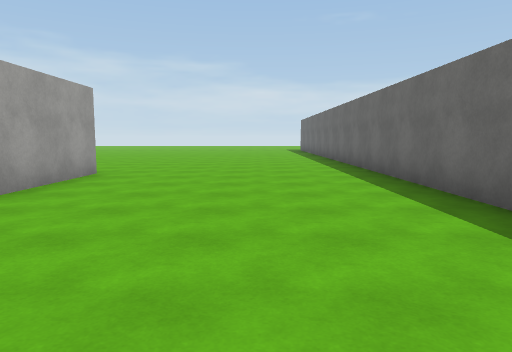
[1] (above)

24 first-person views from a walk through a 3-D level made in the Unity game engine. The camera is 1.4 m above the floor, tilts 6° down and sees 70° across. The floor is counted in squares, 2 m on a side. Each view is taken from the middle of a square. On the plan, view 1 faces up. The plan holds only what a view shows up to about 11 squares ahead; the rest is blank. The place goes on beyond the plan. Some animated figures are not drawn. Surface patterns are stand-ins for the level's own textures.

[2]
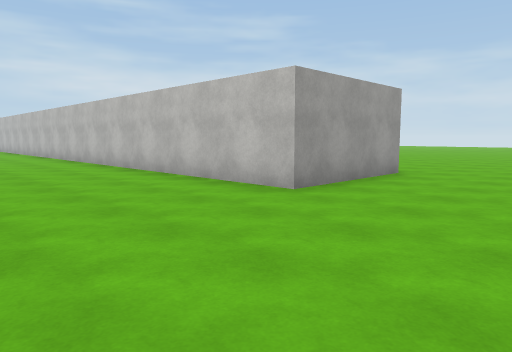

[3]
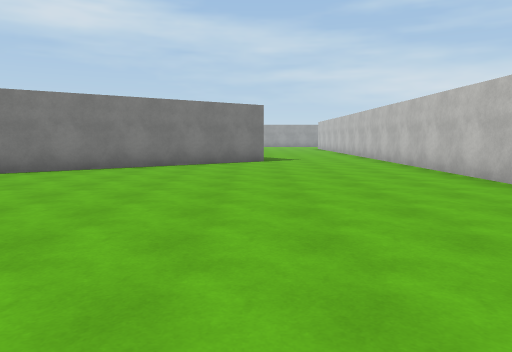

[4]
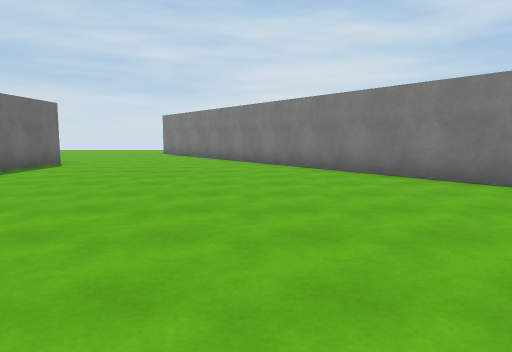

[5]
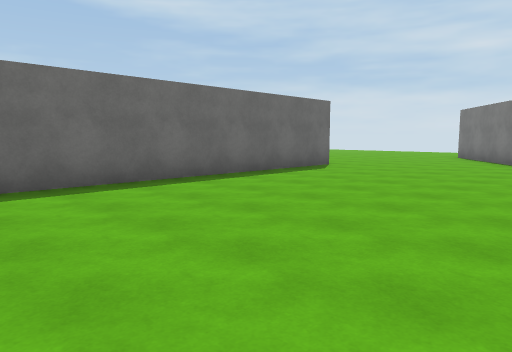

[6]
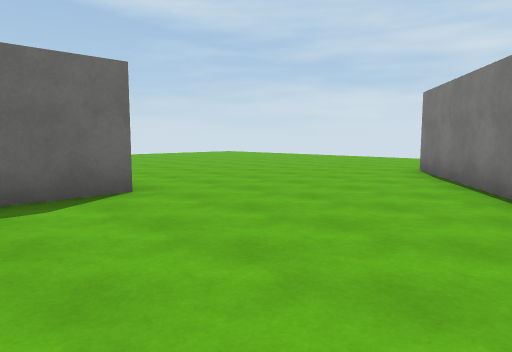

[7]
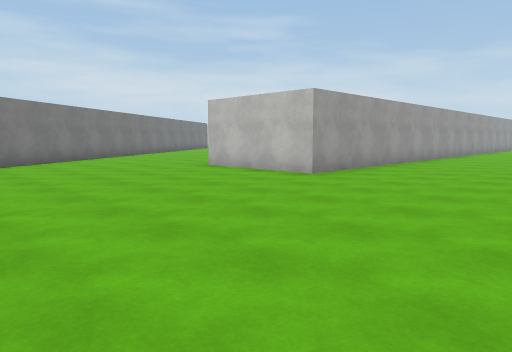

[8]
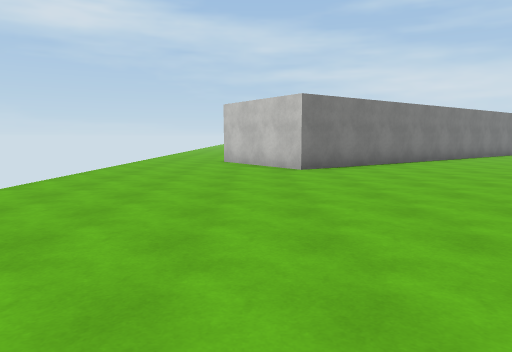

[9]
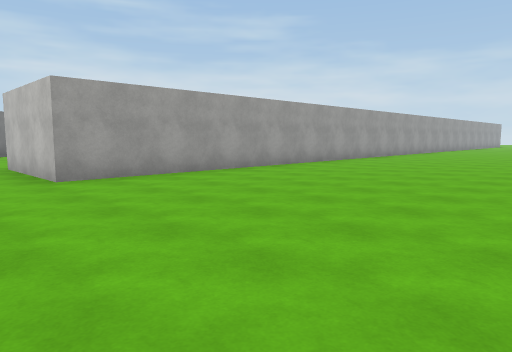

[10]
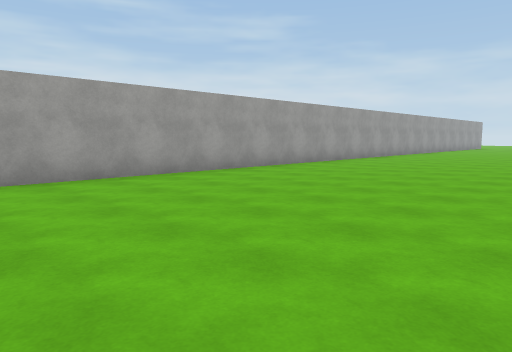

[11]
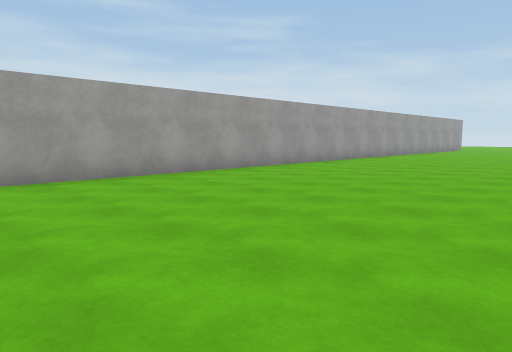

[12]
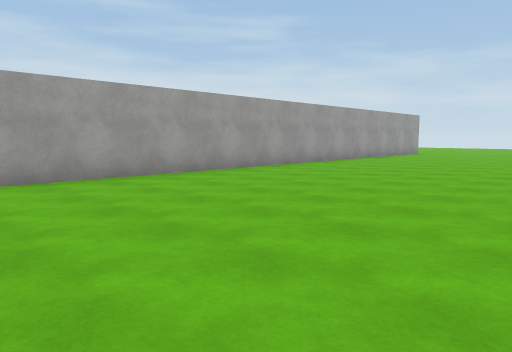

[13]
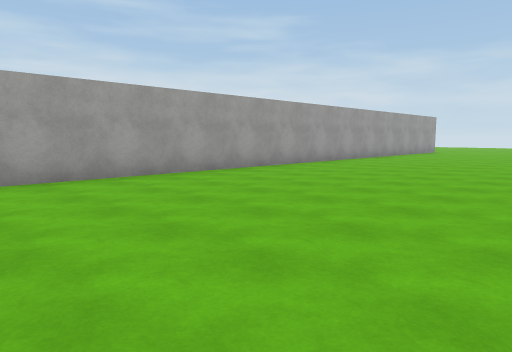

[14]
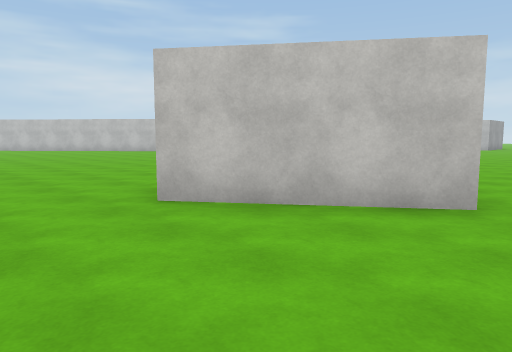

[15]
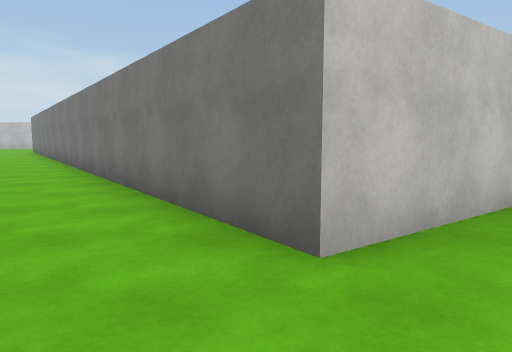

[16]
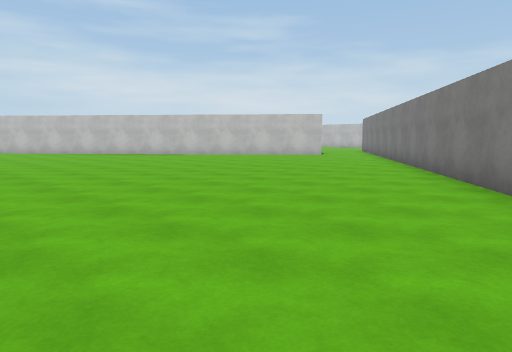

[17]
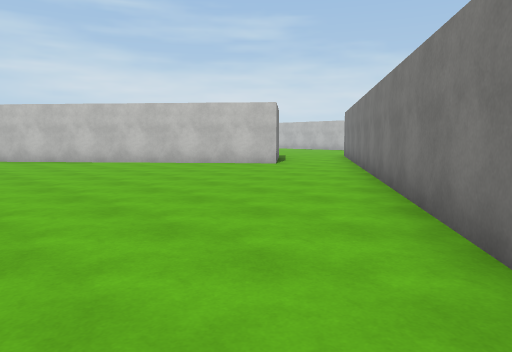

[18]
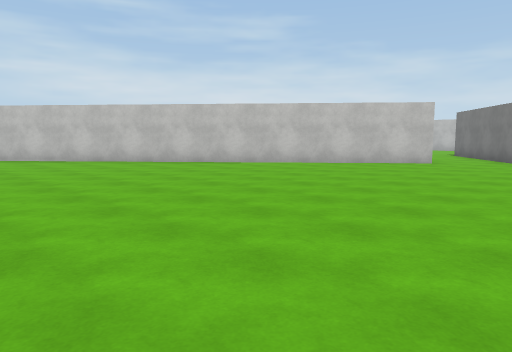

[19]
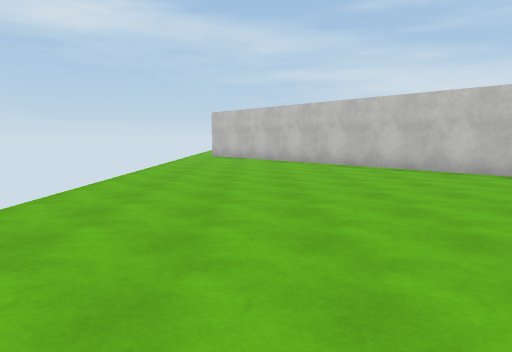

[20]
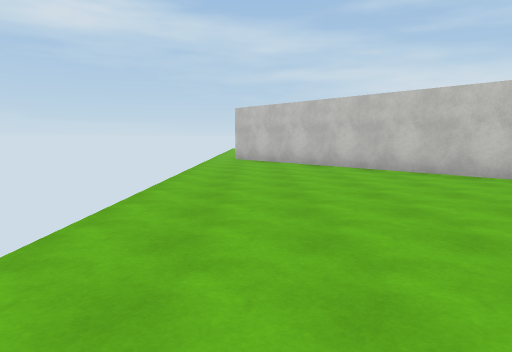

[21]
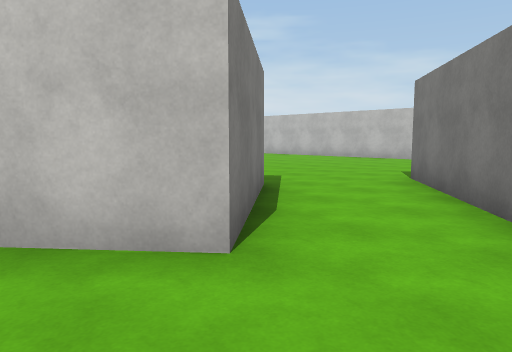

[22]
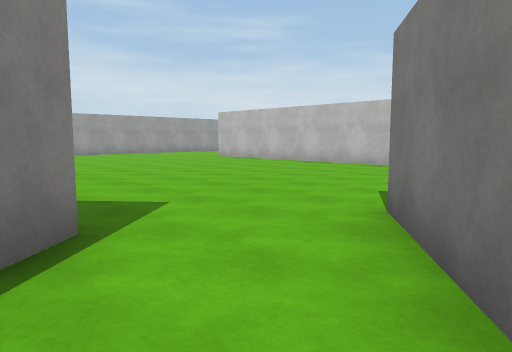

[23]
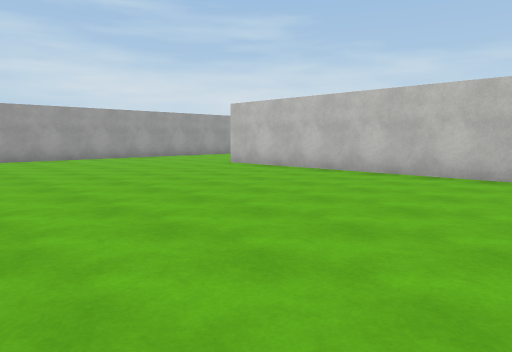

[24]
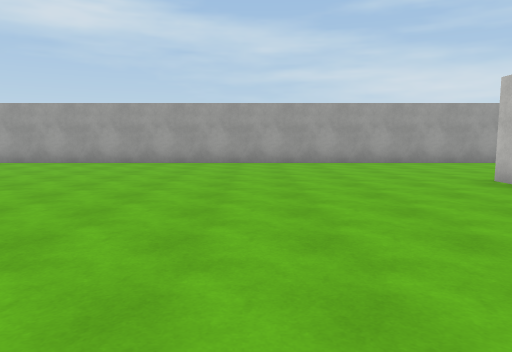

### Floor plan
Points are (right, up) in squares from view 1. A wall is a line through its corners. A room is listed if a view was taken in it or the views show most of it. See-through windows are left out.
Room 1 (views 1, 2, 3, 4, 5, 6, 7, 8, 9, 10, 11, 12, 13, 14, 23, 24)
walls: (-9.9, 0.2) (1, -15) (-0.8, -16.3); (-10.8, -4.1) (-12.5, -1.7); (-13.8, -4) (-12.2, -5.9); (-3.1, 7.2) (-3.1, 3.9) (-11.8, 3.9); (2.5, 3.4) (2.5, 11); (-15, 3.9) (-21.9, 3.9); (5.7, 13.4) (5.7, -9.2) (2.5, -9.2) (2.5, -1.9); (-26.2, 6.8) (-26.2, -7.1)
ways out: opening at (-12, -5) to room 2; opening at (0, -18) to room 2
Room 2 (views 15, 16, 17, 18, 19, 20, 21, 22)
walls: (-12.2, -5.9) (-11.6, -6.6) (-25.1, -17.9); (-0.8, -16.3) (-1.6, -16.9) (-10.8, -4.1)
ways out: opening at (-12, -5) to room 1; opening at (0, -18) to room 1; opening at (-24, -19)

Positions as (right, up) in squares from view 1, and headings:
1: (0, 0), facing up
2: (0, 0), facing up-left
3: (1, 0), facing left
4: (-3, 1), facing down
5: (-3, -1), facing down-right
6: (-2, -7), facing down-right
7: (10, -15), facing up-left
8: (9, -16), facing left
9: (12, -11), facing up-left
10: (12, -6), facing up-left
11: (12, -2), facing up-left
12: (12, 4), facing up-left
13: (12, 2), facing up-left
14: (2, -19), facing up-left
15: (-2, -19), facing up
16: (-3, -19), facing up-left
17: (-5, -14), facing up-left
18: (-8, -17), facing up-left
19: (-12, -17), facing left
20: (-14, -18), facing left
21: (-10, -8), facing up-left
22: (-11, -5), facing up-left
23: (-14, -3), facing up-left
24: (-16, 0), facing left
